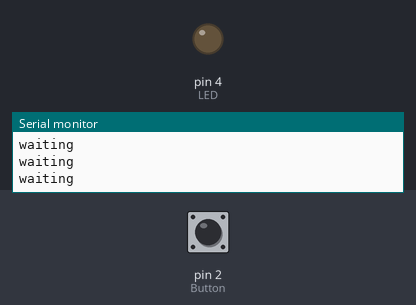
A sketch run on a simulated Arduino Uno, built with avr-gcc and run on an emulated ATmega328P. Parts: output pins drawn as LEDs (lit = HIGH), the last lines printed to the serial monitor. The test bench sets the inputs (shaded band); at power-on: pin 2 (Button) HIGH.

Above: at 2.8 s.
2.9 s: pin 2 (Button) pulled LOW for 1.2 s
At 3.9 s:
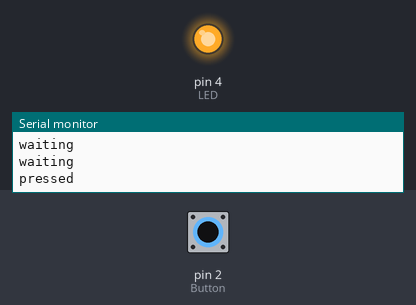
6.5 s: pin 2 (Button) pulled LOW for 3.2 s
At 10.5 s:
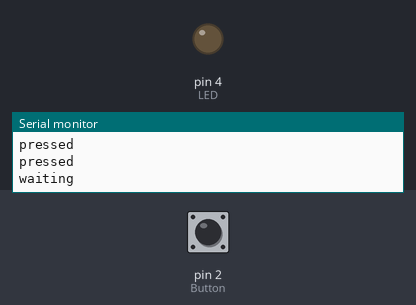
Timing chart, 0 to 12.0 s (numbered marks = the images above; inputs shaded):
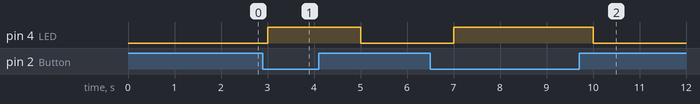

The sketch:

LEDTesting.ino
```cpp
int Button = 2;
int LED = 4;

void setup() {
  // put your setup code here, to run once:
  pinMode(Button, INPUT_PULLUP);
  pinMode(LED, OUTPUT);
  Serial.begin(9600);
}

void loop() {
  // put your main code here, to run repeatedly:
  if (digitalRead(Button) == LOW) {
    digitalWrite(LED, HIGH);
    Serial.println("pressed");
  }
  else {
    digitalWrite(LED, LOW);
    Serial.println("waiting");
  }
  delay(1000);
}
```

Measured:
- after the input at 2.9 s, pin 4 (LED): LOW → HIGH after 0.10 s, → LOW 2.0 s later
- after the input at 6.5 s, pin 4 (LED): LOW → HIGH after 0.50 s, → LOW 3.0 s later
